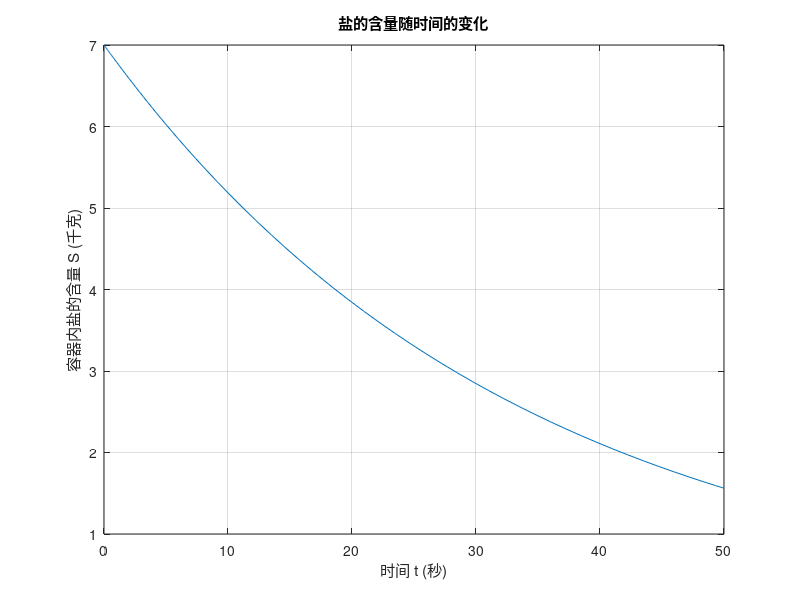

This chart was generated by the following MATLAB code:
% 初始条件和参数
S0 = 7; V = 350; in_rate = 14; out_rate = 10.5;

% 定义微分方程
salt_eq = @(t, S) -out_rate / V * S;
tspan = [0 50]; % 选择适当的时间范围

% 求解微分方程
[t, S] = ode45(salt_eq, tspan, S0);

% 绘图
plot(t, S);
xlabel('时间 t (秒)');
ylabel('容器内盐的含量 S (千克)');
title('盐的含量随时间的变化');
grid on;
